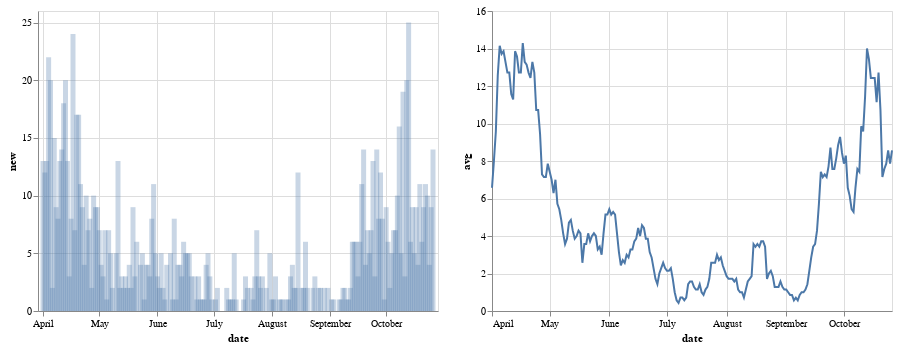

This figure's notebook cell:
### Code cell
# the | operator concatenates them
bars | line

### Figure 1 — Vega-Lite specification as saved in the notebook (floating-point values rounded to 4 significant figures; data arrays with more than 128 entries replaced by an {"elided": "..."} marker saying what was removed)
{"config": {"view": {"continuousWidth": 400, "continuousHeight": 300}}, "hconcat": [{"mark": {"type": "bar", "fillOpacity": 0.3}, "encoding": {"x": {"type": "temporal", "field": "date"}, "y": {"type": "quantitative", "field": "new"}}}, {"mark": "line", "encoding": {"x": {"type": "temporal", "field": "date"}, "y": {"type": "quantitative", "field": "avg"}}}], "data": {"name": "data-a343df6d8fa079fe18137207059bf62b"}, "$schema": "https://vega.github.io/schema/vega-lite/v4.8.1.json", "datasets": {"data-a343df6d8fa079fe18137207059bf62b": {"elided": "209 records"}}}
